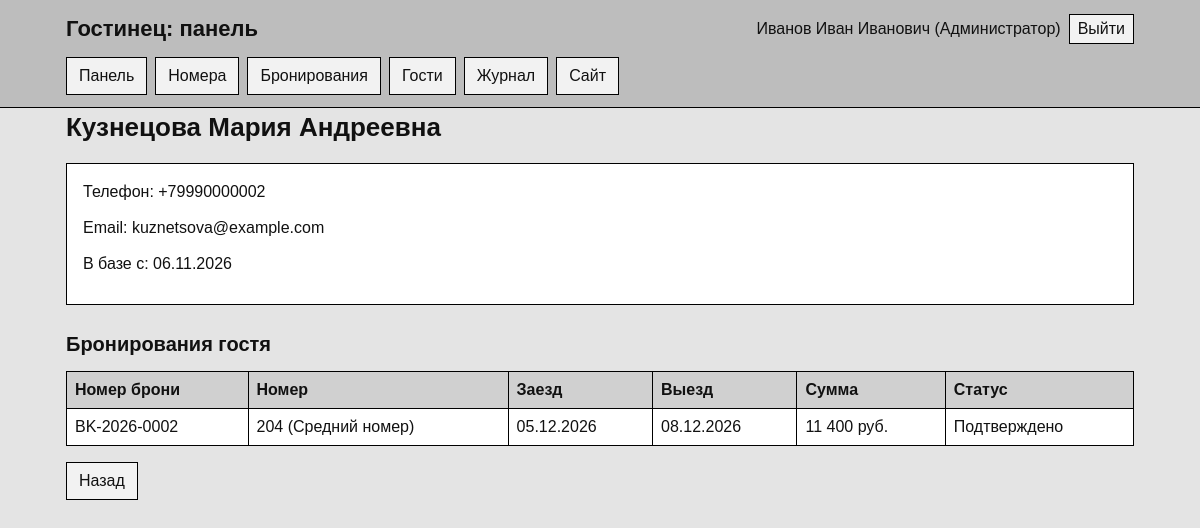
The app's page /admin/?page=guest&id=2 (signed in) with its own data.
### tables this page shows
CREATE TABLE guests (
    id BIGINT AUTO_INCREMENT PRIMARY KEY,
    full_name VARCHAR(150) NOT NULL,
    phone VARCHAR(30) NOT NULL,
    email VARCHAR(150),
    created_at TIMESTAMP DEFAULT CURRENT_TIMESTAMP,

    INDEX idx_guests_name (full_name),
    INDEX idx_guests_phone (phone)
);

CREATE TABLE bookings (
    id BIGINT AUTO_INCREMENT PRIMARY KEY,
    booking_number VARCHAR(30) NOT NULL UNIQUE,

    guest_id BIGINT NOT NULL,
    room_id INT DEFAULT NULL,
    category_id INT NOT NULL,

    check_in DATE NOT NULL,
    check_out DATE NOT NULL,

    price_per_night DECIMAL(10,2) NOT NULL,
    total_price DECIMAL(10,2) NOT NULL,

    status_code VARCHAR(30) NOT NULL,

    created_by INT DEFAULT NULL,
    created_at TIMESTAMP DEFAULT CURRENT_TIMESTAMP,
updated_at TIMESTAMP DEFAULT CURRENT_TIMESTAMP
        ON UPDATE CURRENT_TIMESTAMP,

    CONSTRAINT fk_bookings_guest
        FOREIGN KEY (guest_id)
        REFERENCES guests(id)
        ON DELETE RESTRICT,

    CONSTRAINT fk_bookings_room
        FOREIGN KEY (room_id)
        REFERENCES rooms(id)
        ON DELETE RESTRICT,

    CONSTRAINT fk_bookings_category
        FOREIGN KEY (category_id)
        REFERENCES room_categories(id)
        ON DELETE RESTRICT,

    CONSTRAINT fk_bookings_status
        FOREIGN KEY (status_code)
        REFERENCES booking_statuses(code)
        ON DELETE RESTRICT,

    CONSTRAINT fk_bookings_user
        FOREIGN KEY (created_by)
        REFERENCES users(id)
        ON DELETE SET NULL,

    CONSTRAINT chk_booking_dates
        CHECK (check_out > check_in),

    CONSTRAINT chk_booking_prices
        CHECK (
            price_per_night > 0
            AND total_price >= 0
        ),

    INDEX idx_bookings_guest (guest_id),
    INDEX idx_bookings_room (room_id),
    INDEX idx_bookings_dates (check_in, check_out),
    INDEX idx_bookings_status (status_code)
);

CREATE TABLE rooms (
    id INT AUTO_INCREMENT PRIMARY KEY,
    room_number VARCHAR(10) NOT NULL UNIQUE,
    floor_id INT NOT NULL,
    category_id INT NOT NULL,
    status_code VARCHAR(30) NOT NULL,
    description TEXT,

    CONSTRAINT fk_rooms_floor
        FOREIGN KEY (floor_id)
        REFERENCES floors(id)
        ON DELETE RESTRICT,

    CONSTRAINT fk_rooms_category
        FOREIGN KEY (category_id)
        REFERENCES room_categories(id)
        ON DELETE RESTRICT,

    CONSTRAINT fk_rooms_status
        FOREIGN KEY (status_code)
        REFERENCES room_statuses(code)
        ON DELETE RESTRICT,

    INDEX idx_rooms_floor (floor_id),
    INDEX idx_rooms_category (category_id),
    INDEX idx_rooms_status (status_code)
);

CREATE TABLE room_categories (
    id INT AUTO_INCREMENT PRIMARY KEY,
    code VARCHAR(20) NOT NULL UNIQUE,
    name VARCHAR(100) NOT NULL,
    description TEXT,
    capacity TINYINT NOT NULL,
    CONSTRAINT chk_capacity CHECK (capacity > 0)
);

CREATE TABLE booking_statuses (
    code VARCHAR(30) PRIMARY KEY,
    name VARCHAR(100) NOT NULL
);

### app/Helpers/View.php (called while the page is built, shortened)
<?php
class View
{
    public static function render(string $view, array $data = [], string $layout = 'public'): void
    {
        extract($data);
        require BASE_PATH . '/views/' . $view . '.php';
    }
}

### app/Controllers/Controller.php (called while the page is built, shortened)
<?php
abstract class Controller
{
    protected array $user;
    public function __construct(array $user = [])
    {
        $this->user = $user;
    }
    protected function view(string $name, array $data = [], string $layout = 'admin'): void
    {
        View::render($name, $data + ['user' => $this->user], $layout);
    }
}

### app/Controllers/GuestController.php (called while the page is built, shortened)
<?php
class GuestController extends Controller
{
    public function show(): void
    {
        $guest = Guest::find((int) query('id'));
        $this->view('admin/guest', [
            'title' => $guest['full_name'],
            'guest' => $guest,
            'bookings' => Booking::byGuest((int) $guest['id']),
        ]);
    }
}

### public/admin/index.php (called while the page is built, shortened)
<?php
require __DIR__ . '/../../app/bootstrap.php';
$user = AuthMiddleware::user();
$staff = ['administrator', 'manager'];
$manager = ['manager'];
$routes = [
    'dashboard' => ['DashboardController', 'index', []],
    'rooms' => ['RoomController', 'index', []],
    'room_status' => ['RoomController', 'status', []],
    'bookings' => ['BookingController', 'index', $staff],
    'booking_new' => ['BookingController', 'create', $staff],
    'booking_edit' => ['BookingController', 'edit', $staff],
    'booking_action' => ['BookingController', 'action', $staff],
    'guests' => ['GuestController', 'index', $staff],
    'guest' => ['GuestController', 'show', $staff],
    'tariffs' => ['TariffController', 'index', $manager],
    'tariff_update' => ['TariffController', 'update', $manager],
    'employees' => ['EmployeeController', 'index', $manager],
    'employee_toggle' => ['EmployeeController', 'toggle', $manager],
    'audit' => ['AuditController', 'index', $staff],
];
$page = query('page') ?: 'dashboard';
[$class, $method, $roles] = $routes[$page];
(new $class($user))->$method();

### app/bootstrap.php (called while the page is built, shortened)
<?php
spl_autoload_register(function (string $class): void {
    foreach (['Controllers', 'Models', 'Services', 'Helpers', 'Middleware'] as $dir) {
        $file = BASE_PATH . '/app/' . $dir . '/' . $class . '.php';
        if (is_file($file)) {
            return;
        }
    }
});
require BASE_PATH . '/app/Helpers/functions.php';

### app/Helpers/functions.php (called while the page is built, shortened)
<?php
function e($value): string
{
    return htmlspecialchars((string) $value, ENT_QUOTES, 'UTF-8');
}
function money($value): string
{
    return number_format((float) $value, 0, ',', ' ') . ' руб.';
}
function date_ru(?string $date): string
{
    return $date ? date('d.m.Y', strtotime($date)) : '—';
}
function query(string $key): string
{
    return trim((string) ($_GET[$key] ?? ''));
}

### app/Helpers/BDHelper.php (called while the page is built, shortened)
<?php
class BDHelper
{
    private static ?PDO $connection = null;
    public static function getConnection(): PDO
    {
        if (self::$connection === null) {
            $config = require BASE_PATH . '/config/database.php';
            $dsn = "mysql:host={$config['host']};port={$config['port']};dbname={$config['name']};charset=utf8mb4";
            self::$connection = new PDO($dsn, $config['user'], $config['pass'], [
                PDO::ATTR_ERRMODE => PDO::ERRMODE_EXCEPTION,
                PDO::ATTR_DEFAULT_FETCH_MODE => PDO::FETCH_ASSOC,
                PDO::ATTR_EMULATE_PREPARES => false,
            ]);
        }
        return self::$connection;
    }
    public static function run(string $sql, array $params = []): PDOStatement
    {
        $statement = self::getConnection()->prepare($sql);
        $statement->execute($params);
        return $statement;
    }
    public static function all(string $sql, array $params = []): array
    {
        return self::run($sql, $params)->fetchAll();
    }
    public static function one(string $sql, array $params = []): ?array
    {
        $row = self::run($sql, $params)->fetch();
        return $row ?: null;
    }
}

### app/Models/Guest.php (called while the page is built, shortened)
<?php
class Guest
{
    public static function find(int $id): ?array
    {
        return BDHelper::one('SELECT * FROM guests WHERE id = ?', [$id]);
    }
}

### app/Models/Booking.php (called while the page is built, shortened)
<?php
class Booking
{
    public static function byGuest(int $guestId): array
    {
        return BDHelper::all(self::SELECT . ' WHERE b.guest_id = ? ORDER BY b.check_in DESC', [$guestId]);
    }
}

### views/admin/guest.php (the view, shortened to what this page needs)
<h1><?= e($guest['full_name']) ?></h1>
<section class="panel">
    <p>Телефон: <?= e($guest['phone']) ?></p>
    <p>Email: <?= e($guest['email'] ?: '—') ?></p>
    <p>В базе с: <?= e(date_ru($guest['created_at'])) ?></p>
</section>
<h2>Бронирования гостя</h2>
<div class="table-wrap">
    <table>
        <tr><th>Номер брони</th><th>Номер</th><th>Заезд</th><th>Выезд</th><th>Сумма</th><th>Статус</th></tr>
        <?php foreach ($bookings as $booking): ?>
            <tr>
                <td><?= e($booking['booking_number']) ?></td>
                <td><?= e($booking['room_number'] ?? 'не назначен') ?> (<?= e($booking['category_name']) ?>)</td>
                <td><?= e(date_ru($booking['check_in'])) ?></td>
                <td><?= e(date_ru($booking['check_out'])) ?></td>
                <td><?= e(money($booking['total_price'])) ?></td>
                <td><?= e($booking['status_name']) ?></td>
            </tr>
        <?php endforeach; ?>
    </table>
</div>
<a class="button" href="/admin/?page=guests">Назад</a>

### public/assets/css/style.css (style rules this page uses)
* { box-sizing: border-box; border-radius: 0; }
body { margin: 0; font-family: Arial, Helvetica, sans-serif; font-size: 16px; line-height: 1.5; color: #111; background: #e4e4e4; }
a { color: #111; }
h1 { margin: 0 0 16px; font-size: 26px; }
h2 { margin: 24px 0 12px; font-size: 20px; }
p { margin: 0 0 12px; }
nav a, .button, button { display: inline-block; padding: 6px 12px; background: #f2f2f2; border: 1px solid #000; color: #111; font: inherit; text-decoration: none; cursor: pointer; appearance: none; }
.panel { margin-bottom: 16px; padding: 16px; background: #fff; border: 1px solid #000; }
.table-wrap { margin-bottom: 16px; overflow-x: auto; }
table { width: 100%; border-collapse: collapse; background: #fff; }
th, td { padding: 6px 8px; border: 1px solid #000; text-align: left; vertical-align: top; }
th { background: #d0d0d0; }

### records on screen
guests: full_name "Кузнецова Мария Андреевна", phone "+79990000002", email "kuznetsova@example.com", created_at "06.11.2026"
bookings: booking_number "BK-2026-0002", room.room_number "204", category.name "Средний номер", check_in "05.12.2026", check_out "08.12.2026", total_price "11 400 руб.", status_code.name "Подтверждено"

### other values on screen
$user['name'] "Иванов Иван Иванович"
role_name($role) "Администратор"
$label "Панель"
$label "Номера"
$label "Бронирования"
$label "Гости"
$label "Журнал"
